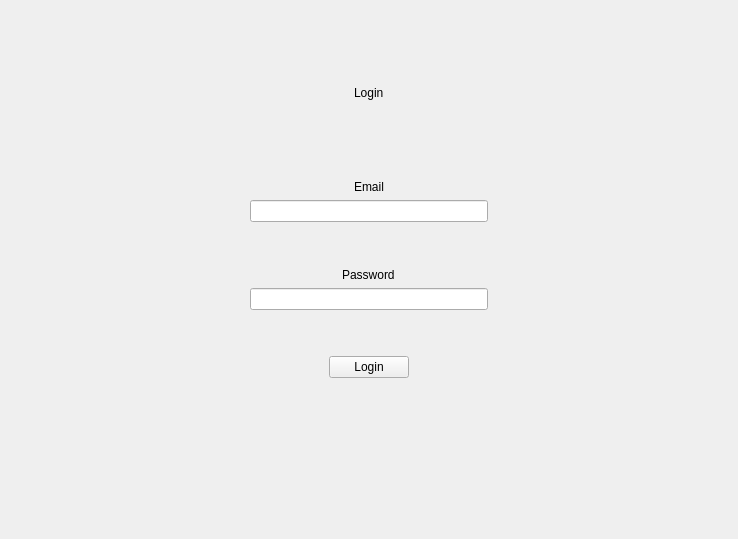
<?xml version="1.0" encoding="UTF-8"?>
<ui version="4.0">
 <class>LoginPage</class>
 <widget class="QWidget" name="LoginPage">
  <property name="geometry">
   <rect>
    <x>0</x>
    <y>0</y>
    <width>738</width>
    <height>539</height>
   </rect>
  </property>
  <property name="windowTitle">
   <string>Form</string>
  </property>
  <layout class="QVBoxLayout" name="verticalLayout">
   <item>
    <spacer name="verticalSpacer_2">
     <property name="orientation">
      <enum>Qt::Orientation::Vertical</enum>
     </property>
     <property name="sizeHint" stdset="0">
      <size>
       <width>20</width>
       <height>40</height>
      </size>
     </property>
    </spacer>
   </item>
   <item alignment="Qt::AlignmentFlag::AlignHCenter|Qt::AlignmentFlag::AlignTop">
    <widget class="QLabel" name="label">
     <property name="text">
      <string>Login</string>
     </property>
    </widget>
   </item>
   <item>
    <spacer name="verticalSpacer_3">
     <property name="orientation">
      <enum>Qt::Orientation::Vertical</enum>
     </property>
     <property name="sizeHint" stdset="0">
      <size>
       <width>20</width>
       <height>40</height>
      </size>
     </property>
    </spacer>
   </item>
   <item>
    <layout class="QVBoxLayout" name="verticalLayout_2">
     <item>
      <layout class="QVBoxLayout" name="verticalLayout_3">
       <item alignment="Qt::AlignmentFlag::AlignHCenter|Qt::AlignmentFlag::AlignBottom">
        <widget class="QLabel" name="label_2">
         <property name="text">
          <string>Email</string>
         </property>
        </widget>
       </item>
       <item>
        <layout class="QHBoxLayout" name="horizontalLayout">
         <item>
          <spacer name="horizontalSpacer">
           <property name="orientation">
            <enum>Qt::Orientation::Horizontal</enum>
           </property>
           <property name="sizeHint" stdset="0">
            <size>
             <width>40</width>
             <height>20</height>
            </size>
           </property>
          </spacer>
         </item>
         <item>
          <widget class="QLineEdit" name="lineEdit"/>
         </item>
         <item>
          <spacer name="horizontalSpacer_2">
           <property name="orientation">
            <enum>Qt::Orientation::Horizontal</enum>
           </property>
           <property name="sizeHint" stdset="0">
            <size>
             <width>40</width>
             <height>20</height>
            </size>
           </property>
          </spacer>
         </item>
        </layout>
       </item>
       <item>
        <spacer name="verticalSpacer_5">
         <property name="orientation">
          <enum>Qt::Orientation::Vertical</enum>
         </property>
         <property name="sizeHint" stdset="0">
          <size>
           <width>20</width>
           <height>40</height>
          </size>
         </property>
        </spacer>
       </item>
       <item alignment="Qt::AlignmentFlag::AlignHCenter|Qt::AlignmentFlag::AlignBottom">
        <widget class="QLabel" name="label_3">
         <property name="text">
          <string>Password</string>
         </property>
        </widget>
       </item>
       <item>
        <layout class="QHBoxLayout" name="horizontalLayout_2">
         <item>
          <spacer name="horizontalSpacer_3">
           <property name="orientation">
            <enum>Qt::Orientation::Horizontal</enum>
           </property>
           <property name="sizeHint" stdset="0">
            <size>
             <width>40</width>
             <height>20</height>
            </size>
           </property>
          </spacer>
         </item>
         <item>
          <widget class="QLineEdit" name="lineEdit_2">
           <property name="readOnly">
            <bool>false</bool>
           </property>
          </widget>
         </item>
         <item>
          <spacer name="horizontalSpacer_4">
           <property name="orientation">
            <enum>Qt::Orientation::Horizontal</enum>
           </property>
           <property name="sizeHint" stdset="0">
            <size>
             <width>40</width>
             <height>20</height>
            </size>
           </property>
          </spacer>
         </item>
        </layout>
       </item>
       <item>
        <spacer name="verticalSpacer_4">
         <property name="orientation">
          <enum>Qt::Orientation::Vertical</enum>
         </property>
         <property name="sizeHint" stdset="0">
          <size>
           <width>20</width>
           <height>40</height>
          </size>
         </property>
        </spacer>
       </item>
       <item alignment="Qt::AlignmentFlag::AlignHCenter|Qt::AlignmentFlag::AlignTop">
        <widget class="QPushButton" name="pushButton">
         <property name="text">
          <string>Login</string>
         </property>
        </widget>
       </item>
      </layout>
     </item>
    </layout>
   </item>
   <item>
    <spacer name="verticalSpacer">
     <property name="orientation">
      <enum>Qt::Orientation::Vertical</enum>
     </property>
     <property name="sizeType">
      <enum>QSizePolicy::Policy::Fixed</enum>
     </property>
     <property name="sizeHint" stdset="0">
      <size>
       <width>20</width>
       <height>150</height>
      </size>
     </property>
    </spacer>
   </item>
  </layout>
 </widget>
 <resources/>
 <connections/>
</ui>
